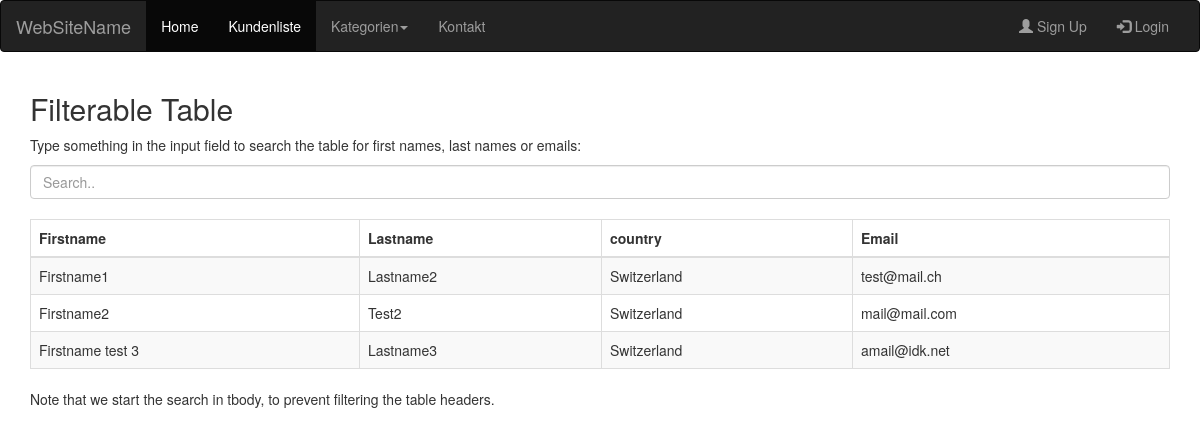
The page /kundenliste.php on the database its author committed.
### tables this page shows
CREATE TABLE IF NOT EXISTS `kunde` (
  `kundenid` int(11) NOT NULL AUTO_INCREMENT,
  `firstname` varchar(25) NOT NULL,
  `lastname` varchar(25) NOT NULL,
  `age` int(11) NOT NULL,
  `gender` tinyint(1) NOT NULL,
  `street` varchar(25) NOT NULL,
  `location` varchar(25) NOT NULL,
  `zip` int(11) NOT NULL,
  `country` varchar(25) NOT NULL,
  `email` varchar(25) NOT NULL,
  `year` varchar(11) NOT NULL,
  `password_1` varchar(25) NOT NULL,
  `password_2` varchar(25) NOT NULL,
  `FirmaIDFS` int(11) NOT NULL,
  PRIMARY KEY (`kundenid`),
  KEY `FirmaIDFS` (`FirmaIDFS`)
);

### kundenliste.php (the view, shortened to what this page needs)
<!DOCTYPE html>
<html lang="en">
<head>
    <link rel="stylesheet" href="https://maxcdn.bootstrapcdn.com/bootstrap/3.4.0/css/bootstrap.min.css">
</head>
<body>
<?php
    $host = 'localhost';
    $user = 'root';
    $password = 'password';
    $db1 = 'db_webshop';
    $db = new mysqli($host,$user,$password, $db1);
    if ($_GET["kid"] != 0){
        $kunde = $_GET["kid"];
        $sql2= "SELECT kundenid, firstname FROM kunde WHERE kundenid=" . $kunde;
        $result2 = $db->query($sql2);
        $row2 = $result2->fetch_assoc();
       } else {
         $kunde = 0;
       }
      ?>
      <nav class="navbar navbar-inverse">
        <div class="container-fluid">
          <div class="navbar-header">
             <?php echo "<a class='navbar-brand' href='index.php?kid=" . $kunde . "'>WebSiteName</a>"; ?>
          </div>
          <div class="collapse navbar-collapse" id="myNavbar">
            <ul class="nav navbar-nav">
            <li class="active"> <?php echo "<a href='index.php?kid=" . $kunde . "'>Home</a>"; ?></li>
            <li class="active"><?php echo "<a href='kundenliste.php?kid=" . $kunde . "'>Kundenliste</a>"; ?></li>
              <li class="dropdown">
                <a class="dropdown-toggle" data-toggle="dropdown" href="#">Kategorien<span class="caret"></span></a>
                </li>
                            <?php
                            echo"<li><a href='Kontakt.php?kid=" . $kunde . "'>Kontakt</a></li>"; ?>
                          </ul>
            <ul class="nav navbar-nav navbar-right">
              <?php
              if($kunde != 0){
                echo "<li><a href='kunde.php?kid=" . $kunde . "'><span></span>" . $row2["firstname"] . "</a></li>";
              }else{
                echo "<li><a href='sign_up.php?kid=" .$kunde . "'><span class='glyphicon glyphicon-user'></span> Sign Up</a></li>
                <li><a href='login.php?kid=" . $kunde . "'><span class='glyphicon glyphicon-log-in'></span> Login</a></li>";
              }
              ?>
            </ul>
          </div>
        </div>
      </nav>
    <div class="container">
        <h2>Filterable Table</h2>
        <p>Type something in the input field to search the table for first names, last names or emails:</p>
        <input class="form-control" id="myInput" type="text" placeholder="Search..">
        <br>
        <table class="table table-bordered table-striped">
            <thead>
                <tr>
                    <th>Firstname</th>
                    <th>Lastname</th>
                    <th>country</th>
                    <th>Email</th>
                </tr>
            </thead>
            <tbody id="myTable">
                <?php
                $query = "SELECT kundenid, firstname, lastname, country, email FROM kunde";
                $result = $db->query($query);
                    while($row = $result->fetch_assoc())
                    {
                        echo "<tr><td>" . $row['firstname'] . "</td><td>" . $row['lastname'] . "</td><td>" . $row['country'] . "</td><td>" . $row['email'] . "</td></tr>";
                    }
                ?>
            </tbody>
        </table>
        <p>Note that we start the search in tbody, to prevent filtering the table headers.</p>
    </div>
</body>
</html>

### rows shown on the page
kunde: firstname "Firstname1", lastname "Lastname2", country "Switzerland", email "test@mail.ch"
kunde: firstname "Firstname2", lastname "Test2", country "Switzerland", email "mail@mail.com"
kunde: firstname "Firstname test 3", lastname "Lastname3", country "Switzerland", email "amail@idk.net"
